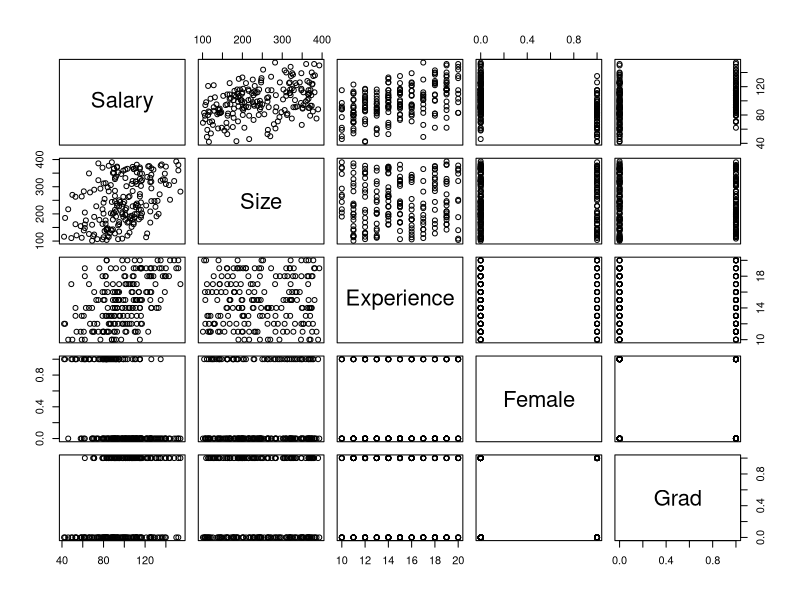
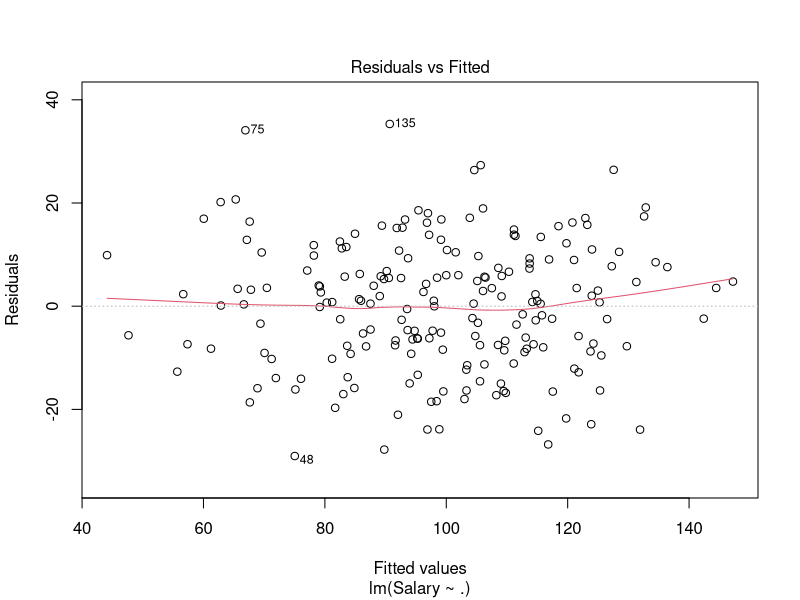
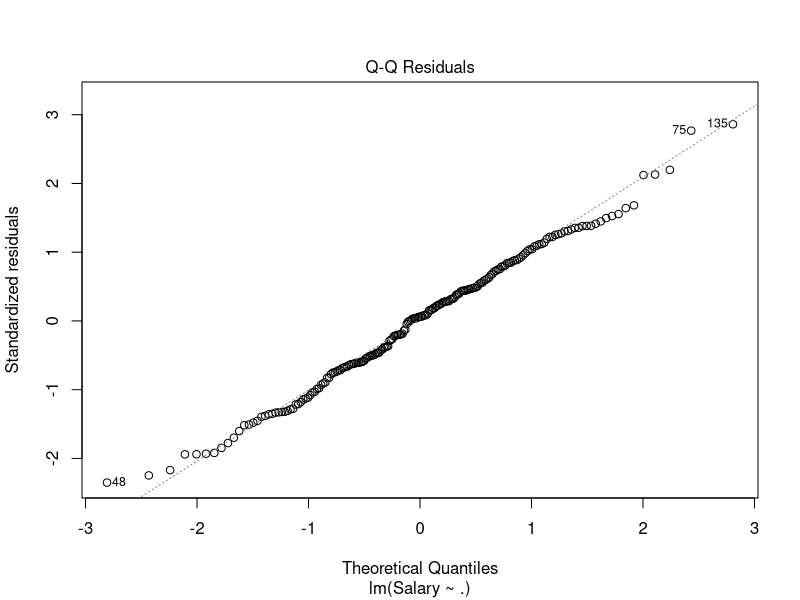
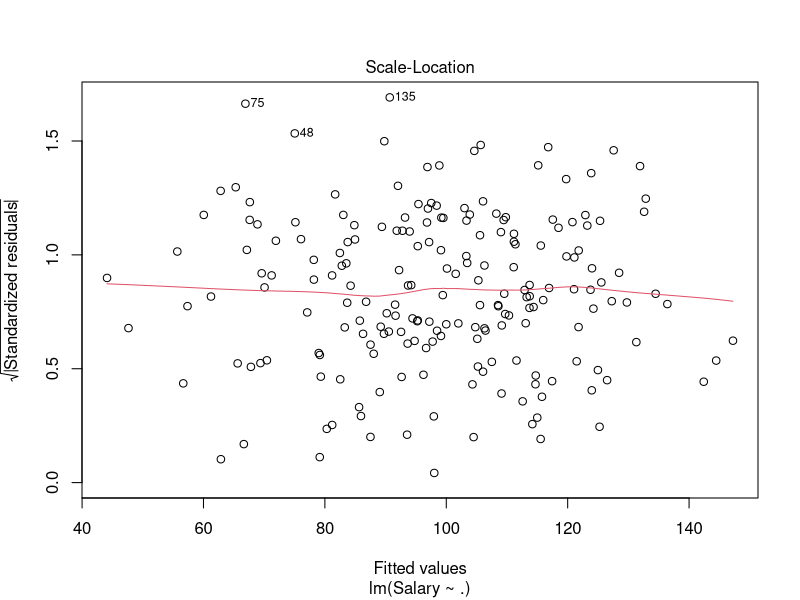
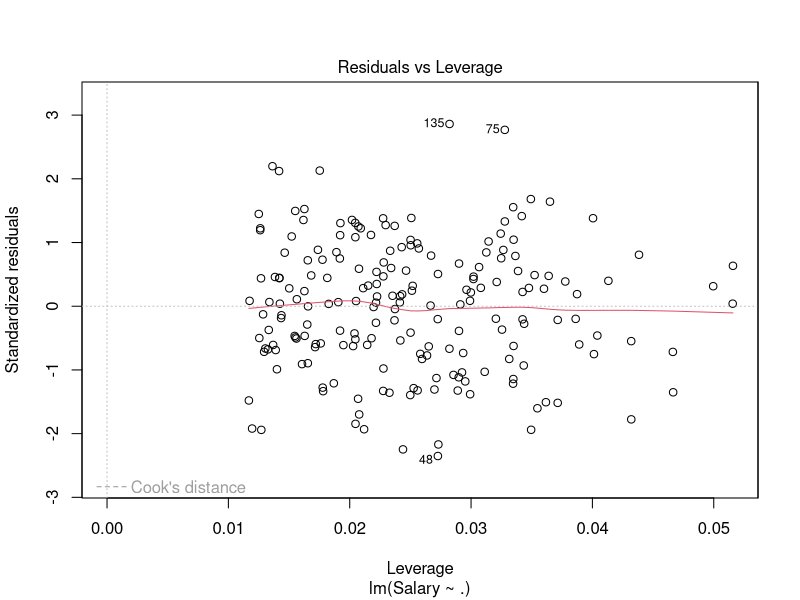
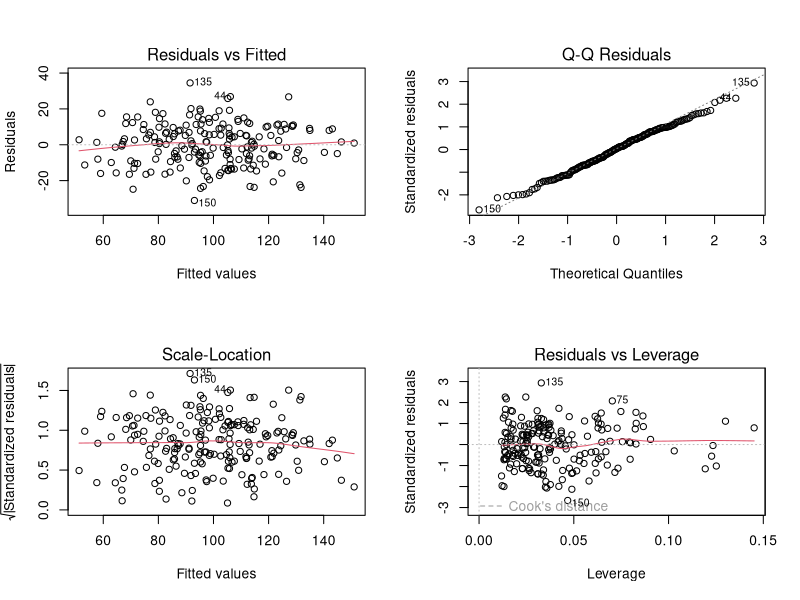

The R source for these figures, in order: (Note: this script raises an error after producing the figures.)
library(tidyverse)
library(readxl)
library(car)

mydata <- read_excel("DataSets_Week11.xlsx", sheet = "GenderGap")

pairs(mydata)
model = lm(Salary~., data = mydata)
summary(model)

plot(model)
vif(model)
cor(mydata)

#####Part 1b#####
model2 <- lm(Salary~ Size+Experience+Female+Grad
             +Size*Experience
             +Size*Grad
             +Experience*Female
             +Experience*Grad
             +Female*Grad
             ,data = mydata)
summary(model2)

model3 <- lm(Salary~ Size+Experience+Female+Grad
             +Size*Experience
             +Experience*Female
             +Experience*Grad
             ,data = mydata)
summary(model3)
par(mfrow = c(2,2))
plot(model3)
par(mfrow = c(1,1))

#####Part 2#####
mydata <- mutate(mydata, id=1:nrow(mydata))
t_prop <- 0.8
set.seed(123)

train <- mydata %>% slice_sample(n = t_prop*nrow(mydata), replace=FALSE)
test <- mydata %>%
  anti_join(train, by = 'id')

train <- select(train, -id)
test <- select(test, -id)
model4 <- lm(Salary~Size+Experience+Female+Grad, data = train)
summary(model4)
model5 <- lm(Salary~Size+Experience+Female+Grad
             +Size*Experience
             +Experience*Female
             +Experience*Grad
             , data = train)
summary(model5)

model6 <- lm(Salary~Size+Experience+Female+Grad, data = test)
summary(model6)
model7 <- lm(Salary~Size+Experience+Female+Grad
             +Size*Experience
             +Experience*Female
             +Experience*Grad
             , data = test)
summary(model7)
#Calculate the MSE
#Train data
mean(model4$residuals^2)
mean(model5$residuals^2)

#Test Data #From GenderGap file
pred1 <- predict(m1.train, newdata = test)
error1 <- pred1-test$Salary
testMSE1 <- mean(error1^2)
testMSE1 

pred6 <- predict(m6.train, newdata = test)
error6 <- pred6-test$Salary
testMSE6 <- mean(error6^2)
testMSE6
